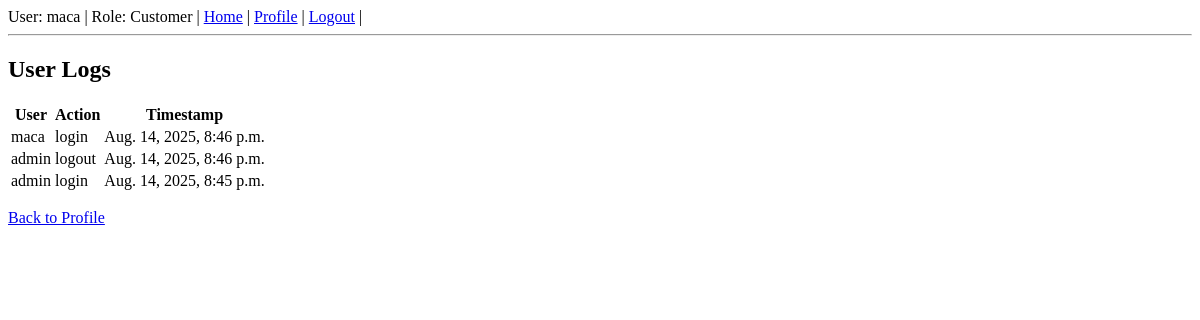
The page /user_logs (signed in) on the database as committed earlier.
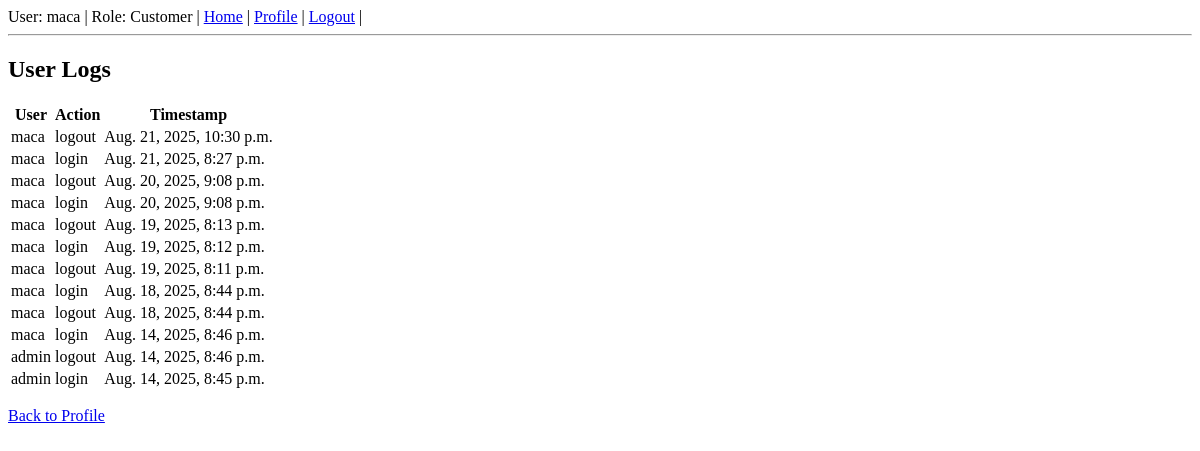
The same page on the database as committed later.
### rest/models.py (models this page shows, shortened)
class UserLog(models.Model):
    EVENT_CHOICES = [
        ('login', 'Login'),
        ('logout', 'Logout'),
        ('login_failed', 'Login Failed'),
        ('password_change', 'Password Change'),
    ]
    user = models.ForeignKey(User, on_delete=models.CASCADE, null=True, blank=True)
    username = models.CharField(max_length=150)
    event_type = models.CharField(max_length=20, choices=EVENT_CHOICES)
    ip_address = models.GenericIPAddressField(null=True, blank=True)
    timestamp = models.DateTimeField(auto_now_add=True)
    details = models.TextField(blank=True)

### rest/views.py (the view)
# urls.py: path('user_logs', views.user_logs, name='user_logs'),
@login_required
def user_logs(request):
    logs = UserLog.objects.filter().order_by('-timestamp')
    return render(request, 'user_logs.html', {
        'logs': logs
    })

### rest/templates/user_logs.html
{% extends "base.html" %}
{% block body %}
<h2>User Logs</h2>
<table>
    <thead>
        <tr>
            <th>User</th>
            <th>Action</th>
            <th>Timestamp</th>
        </tr>
    </thead>
    <tbody>
        {% for log in logs %}
        <tr>
            <td>{{ log.user.username }}</td>
            <td>{{ log.event_type }}</td>
            <td>{{ log.timestamp }}</td>
        </tr>
        {% empty %}
        <tr>
            <td colspan="3">No logs available.</td>
        </tr>
        {% endfor %}
    </tbody>
</table>
<p><a href="{% url 'profile_rest_basic' %}">Back to Profile</a></p>
{% endblock %}

### rest/templates/base.html (shortened to what this page needs)
{% load static %}
<!DOCTYPE html>
<html lang="en">
    <head>
    </head>
    <body>
        {% if user.is_authenticated %}
        <div>
            User: {{ user.username }} |
            Role: {% if user.groups.all.0.name == 'Admins' %}Administrator{% elif user.groups.all.0.name == 'Customers' %}Customer{% else %}No role assigned{% endif %} |
            <a href="{% url 'home_rest_basic' %}">Home</a> |
            <a href="{% url 'profile_rest_basic' %}">Profile</a> |
            <a href="{% url 'logout_rest_basic' %}">Logout</a> |
        </div>
        <hr>
        {% endif %}
        {% block body %}
        {% endblock %}
    </body>
</html>

Rows that differ between the two databases and show on the page:
added UserLog: user.username "maca", event_type "logout", timestamp "Aug. 21, 2025, 10:30 p.m."
added UserLog: user.username "maca", event_type "login", timestamp "Aug. 21, 2025, 8:27 p.m."
added UserLog: user.username "maca", event_type "logout", timestamp "Aug. 20, 2025, 9:08 p.m."
added UserLog: user.username "maca", event_type "login", timestamp "Aug. 20, 2025, 9:08 p.m."
added UserLog: user.username "maca", event_type "logout", timestamp "Aug. 19, 2025, 8:13 p.m."
added UserLog: user.username "maca", event_type "login", timestamp "Aug. 19, 2025, 8:12 p.m."
added UserLog: user.username "maca", event_type "logout", timestamp "Aug. 19, 2025, 8:11 p.m."
added UserLog: user.username "maca", event_type "login", timestamp "Aug. 18, 2025, 8:44 p.m."
added UserLog: user.username "maca", event_type "logout", timestamp "Aug. 18, 2025, 8:44 p.m."
